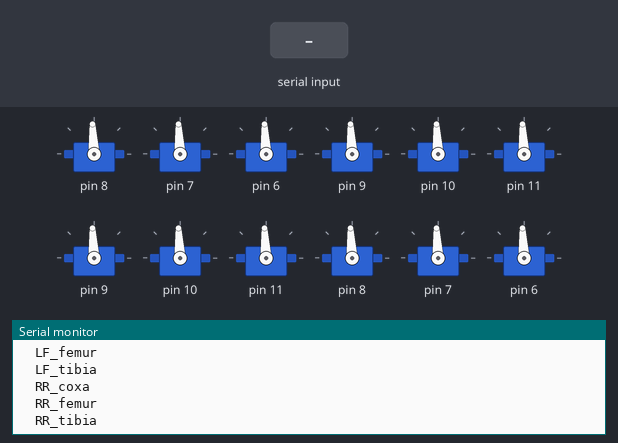
The sketch below on a simulated Arduino Uno, built with avr-gcc and run on an emulated ATmega328P. Shown: 12 × servo, the last lines printed to the serial monitor. Wiring (inferred from the names in the program): PCA9685 PWM driver at I2C address 0x40; PCA9685 PWM driver at I2C address 0x41. The inputs (shaded band) are chosen by the test bench. Servo pulses on a pin are drawn as a servo (544–2400 µs = 0–180°).

Above: at 1.2 s.
1.3 s: "list\n" received over Serial
At 1.8 s:
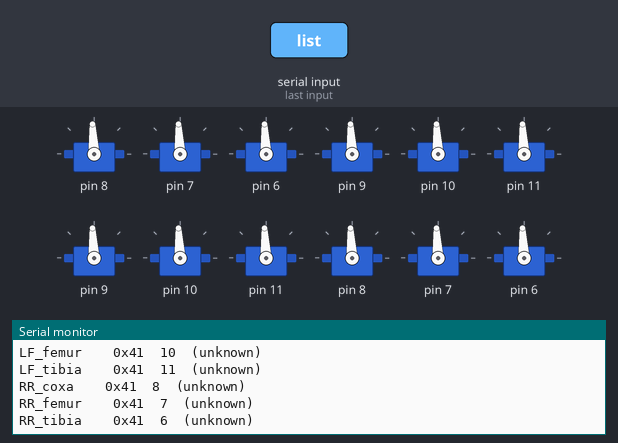
2.8 s: "90,45\n" received over Serial
At 4.3 s:
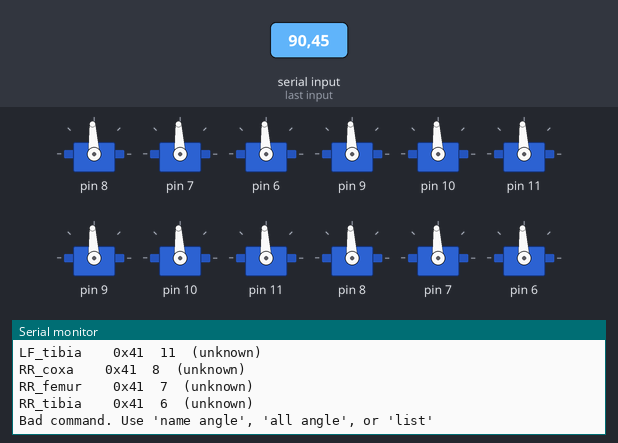

Measured:
- after the input at 1.3 s, the serial monitor: prints a new line at once (image 1)
- after the input at 2.8 s, the serial monitor: prints a new line at once (image 2)

The sketch:

Baruch_Servo_Calibration.ino
```cpp
/*
 * Baruch Quadruped – Servo Horn Calibration (Nathan-Busse Library)
 *
 * Uses the standard BaruchServo library.
 * Two PCA9685 boards:
 *   Board 1 (0x40) -> Right‑Front (0-2) & Left‑Rear (3-5)
 *   Board 2 (0x41) -> Left‑Front (0-2) & Right‑Rear (3-5)
 *
 * Serial commands:
 *   list               – show all servo names and current angles
 *   all 90             – set ALL servos to 90°
 *   RF_coxa 93         – set Right‑Front coxa to 93°
 *   LF_femur 88        – set Left‑Front femur to 88°
 *   ...
 */

#include <Wire.h>
#include <BaruchServo.h>

// ---------- USER CONFIGURATION ----------
#define SERVO_FREQ    50        // Hz
#define MIN_PULSE_US  500       // pulse width for   0°
#define MAX_PULSE_US  2500      // pulse width for 180°

// Two boards with different I²C addresses
BaruchServo pwm1 = BaruchServo(0x41);
BaruchServo pwm2 = BaruchServo(0x40);

// ---------- SERVO NAME -> (board pointer, channel) MAPPING ----------
struct ServoMapping {
  const char* name;
  BaruchServo* pwm;   // pointer to the board object
  uint8_t channel;                // 0‑15
};

ServoMapping servoMap[] = {
  // ===== Board 1 (0x40) =====
  {"RF_coxa",  &pwm1, 8},
  {"RF_femur", &pwm1, 7},
  {"RF_tibia", &pwm1, 6},

  {"LR_coxa",  &pwm1, 9},
  {"LR_femur", &pwm1, 10},
  {"LR_tibia", &pwm1, 11},

  // ===== Board 2 (0x41) =====
  {"LF_coxa",  &pwm2, 9},
  {"LF_femur", &pwm2, 10},
  {"LF_tibia", &pwm2, 11},

  {"RR_coxa",  &pwm2, 8},
  {"RR_femur", &pwm2, 7},
  {"RR_tibia", &pwm2, 6}
};

const uint8_t numServos = sizeof(servoMap) / sizeof(servoMap[0]);

// ============================
void setup() {
  Serial.begin(115200);
  while (!Serial);

  Serial.println(F("Initialising both PCA9685 boards…"));

  pwm1.begin();
  pwm1.setPWMFreq(SERVO_FREQ);
  pwm2.begin();
  pwm2.setPWMFreq(SERVO_FREQ);

  // Set all servos to 90° (centre)
  setAllServos(90);
  Serial.println(F("All servos set to 90°."));
  printHelp();
}

void loop() {
  if (Serial.available()) {
    String input = Serial.readStringUntil('\n');
    input.trim();
    if (input.length() == 0) return;

    if (input == "list") {

      printServoList();
    }
    else if (input.startsWith("all")) {
      float angle = 90.0;
      sscanf(input.c_str(), "all %f", &angle);
      setAllServos(angle);
      Serial.print(F("All servos set to "));
      Serial.print(angle);
      Serial.println(F("°"));
    }
    else {
      char name[20];
      float angle;
      if (sscanf(input.c_str(), "%s %f", name, &angle) == 2) {
        int idx = findServoIndex(name);
        if (idx >= 0) {
          setAngle(servoMap[idx].pwm, servoMap[idx].channel, angle);
          Serial.print(name);
          Serial.print(F(" set to "));
          Serial.print(angle);
          Serial.println(F("°"));
        } else {
          Serial.print(F("Unknown servo: "));
          Serial.println(name);
          printHelp();
        }
      } else {
        Serial.println(F("Bad command. Use 'name angle', 'all angle', or 'list'"));
      }
    }
  }
}

// ============================
// Helper: convert degrees (0‑180) to pulse length and send to a board
void setAngle(BaruchServo* pwm, uint8_t ch, float angle) {
  angle = constrain(angle, 0.0f, 180.0f);
  uint16_t pulse = map((long)angle, 0, 180, MIN_PULSE_US, MAX_PULSE_US);
  pwm->writeMicroseconds(ch, pulse);   // uses the built‑in convenience method
  // alternative: pwm->setPWM(ch, 0, pulseToTicks(pulse));
}

// Set all mapped servos to a given angle
void setAllServos(float angle) {
  for (uint8_t i = 0; i < numServos; i++) {
    setAngle(servoMap[i].pwm, servoMap[i].channel, angle);
  }
}

// Find a servo by name
int findServoIndex(const char* name) {
  for (uint8_t i = 0; i < numServos; i++) {
    if (strcmp(name, servoMap[i].name) == 0) return i;
  }
  return -1;
}

// Print current state of all servos
void printServoList() {
  Serial.println(F("Servo name\tBoard\tCh\tAngle"));
  for (uint8_t i = 0; i < numServos; i++) {
    // We don't have a direct "get current angle" method,
    // so we display the last target we set (this sketch keeps no state).
    // For calibration purposes that's fine.
    Serial.print(servoMap[i].name);
    Serial.print("\t\t");
    Serial.print(servoMap[i].pwm == &pwm1 ? "0x40" : "0x41");
    Serial.print("\t");
    Serial.print(servoMap[i].channel);
    Serial.println("\t(unknown)");
  }
}

void printHelp() {
  Serial.println(F("\nCommands:"));
  Serial.println(F("  list          - show all servos"));
  Serial.println(F("  all <angle>   - set all servos to angle"));
  Serial.println(F("  <name> <angle> - set specific servo"));
  Serial.println(F("Example: RF_coxa 93"));
  Serial.println(F("Servo names:"));
  for (uint8_t i = 0; i < numServos; i++) {
    Serial.print(F("  "));
    Serial.println(servoMap[i].name);
  }
}
```
